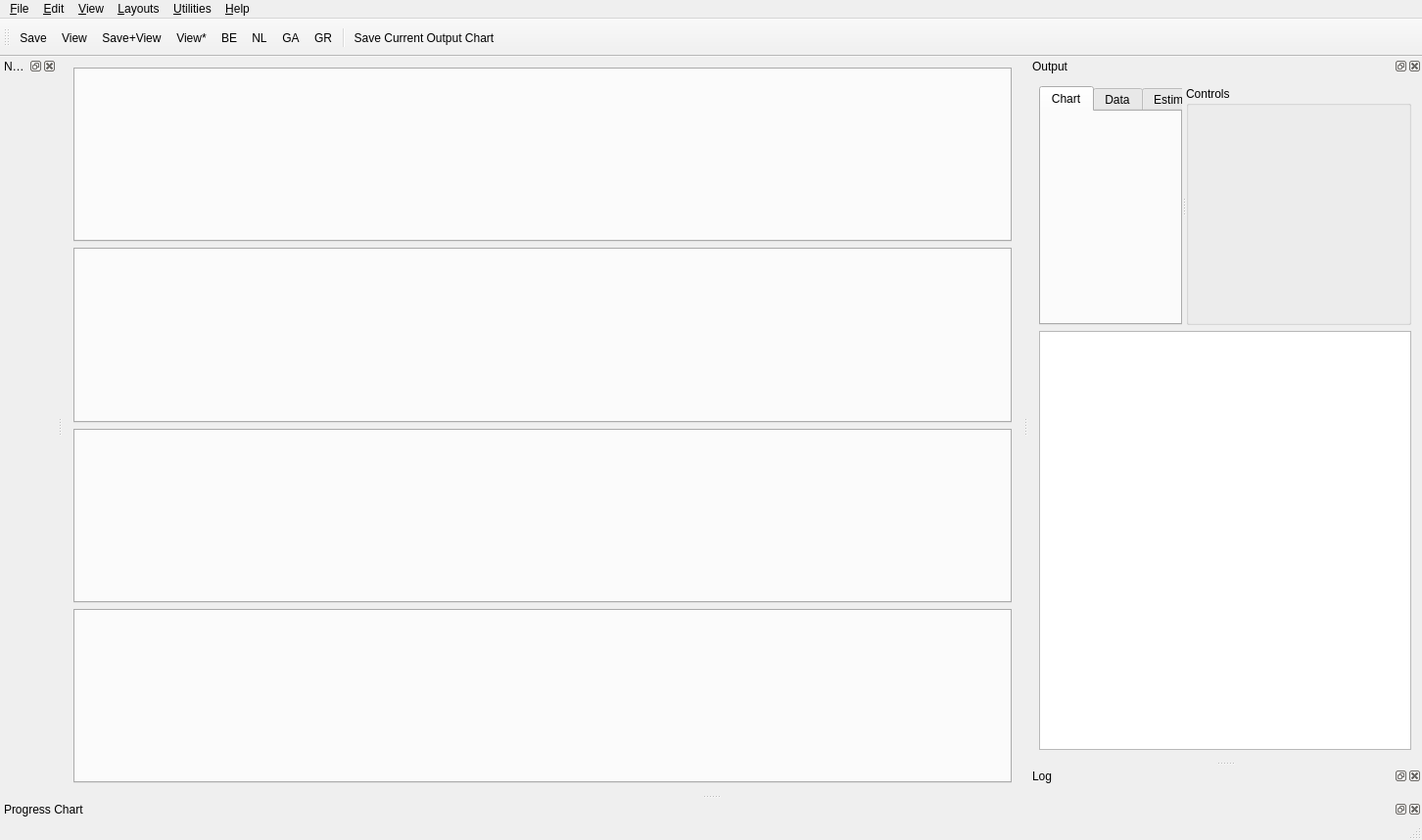
<?xml version="1.0" encoding="UTF-8"?>
<ui version="4.0">
 <class>nmfMainWindow</class>
 <widget class="QMainWindow" name="nmfMainWindow">
  <property name="geometry">
   <rect>
    <x>0</x>
    <y>0</y>
    <width>1452</width>
    <height>858</height>
   </rect>
  </property>
  <property name="windowTitle">
   <string>MSSPM (Kraken)</string>
  </property>
  <widget class="QWidget" name="centralWidget">
   <property name="sizePolicy">
    <sizepolicy hsizetype="Expanding" vsizetype="Expanding">
     <horstretch>0</horstretch>
     <verstretch>0</verstretch>
    </sizepolicy>
   </property>
   <property name="minimumSize">
    <size>
     <width>100</width>
     <height>100</height>
    </size>
   </property>
   <property name="maximumSize">
    <size>
     <width>16777215</width>
     <height>16777215</height>
    </size>
   </property>
   <layout class="QVBoxLayout" name="verticalLayout_3">
    <item>
     <widget class="QTabWidget" name="SetupInputTabWidget">
      <property name="minimumSize">
       <size>
        <width>10</width>
        <height>0</height>
       </size>
      </property>
      <property name="maximumSize">
       <size>
        <width>16777215</width>
        <height>16777215</height>
       </size>
      </property>
      <property name="focusPolicy">
       <enum>Qt::TabFocus</enum>
      </property>
      <property name="whatsThis">
       <string/>
      </property>
      <property name="currentIndex">
       <number>-1</number>
      </property>
     </widget>
    </item>
    <item>
     <widget class="QTabWidget" name="EstimationDataInputTabWidget">
      <property name="enabled">
       <bool>true</bool>
      </property>
      <property name="maximumSize">
       <size>
        <width>16777215</width>
        <height>16777215</height>
       </size>
      </property>
      <property name="toolTip">
       <string/>
      </property>
      <property name="statusTip">
       <string/>
      </property>
      <property name="currentIndex">
       <number>-1</number>
      </property>
      <property name="documentMode">
       <bool>false</bool>
      </property>
      <property name="tabsClosable">
       <bool>false</bool>
      </property>
      <property name="movable">
       <bool>true</bool>
      </property>
     </widget>
    </item>
    <item>
     <widget class="QTabWidget" name="DiagnosticsDataInputTabWidget"/>
    </item>
    <item>
     <widget class="QTabWidget" name="ForecastDataInputTabWidget"/>
    </item>
   </layout>
  </widget>
  <widget class="QMenuBar" name="menuBar">
   <property name="geometry">
    <rect>
     <x>0</x>
     <y>0</y>
     <width>1452</width>
     <height>22</height>
    </rect>
   </property>
   <widget class="QMenu" name="menuFile">
    <property name="title">
     <string>&amp;File</string>
    </property>
    <addaction name="separator"/>
    <addaction name="actionSaveSettings"/>
    <addaction name="actionSaveCurrentRun"/>
    <addaction name="separator"/>
    <addaction name="actionImportDatabase"/>
    <addaction name="actionExportDatabase"/>
    <addaction name="separator"/>
    <addaction name="actionPreferences"/>
    <addaction name="separator"/>
    <addaction name="actionQuit"/>
    <addaction name="separator"/>
   </widget>
   <widget class="QMenu" name="menuEdit">
    <property name="title">
     <string>&amp;Edit</string>
    </property>
    <addaction name="actionClear"/>
    <addaction name="actionCopy"/>
    <addaction name="actionPaste"/>
    <addaction name="actionPasteAll"/>
    <addaction name="separator"/>
    <addaction name="actionSelectAll"/>
    <addaction name="actionDeselectAll"/>
   </widget>
   <widget class="QMenu" name="menuData">
    <property name="title">
     <string>&amp;View</string>
    </property>
    <addaction name="actionShowAllSavedRuns"/>
    <addaction name="actionSaveAndShowCurrentRun"/>
    <addaction name="actionShowCurrentRun"/>
    <addaction name="actionShowTableNames"/>
   </widget>
   <widget class="QMenu" name="menuHelp">
    <property name="title">
     <string>&amp;Help</string>
    </property>
    <addaction name="actionWhatsThis"/>
    <addaction name="actionAbout"/>
   </widget>
   <widget class="QMenu" name="menuUtilities">
    <property name="title">
     <string>&amp;Utilities</string>
    </property>
    <addaction name="actionCreateTables"/>
    <addaction name="separator"/>
    <addaction name="actionGenerateLinearObservedBiomass"/>
    <addaction name="actionGenerateLogisticObservedBiomass"/>
    <addaction name="actionGenerateLogisticMultiSpeciesObservedBiomass"/>
    <addaction name="actionClearSpecificOutputData"/>
    <addaction name="actionClearOutputData"/>
    <addaction name="separator"/>
    <addaction name="actionSetEstimatedGrowthRateToTestValue"/>
    <addaction name="actionSetEstimatedCarryingCapacityToTestValue"/>
    <addaction name="actionSetEstmatedCompetitionToTestValues"/>
    <addaction name="actionClearEstimatedCompetition"/>
    <addaction name="separator"/>
    <addaction name="actionStopRun"/>
   </widget>
   <widget class="QMenu" name="menuLayouts">
    <property name="title">
     <string>&amp;Layouts</string>
    </property>
    <addaction name="actionLayoutOutput"/>
    <addaction name="separator"/>
    <addaction name="actionLayoutDefault"/>
   </widget>
   <addaction name="menuFile"/>
   <addaction name="menuEdit"/>
   <addaction name="menuData"/>
   <addaction name="menuLayouts"/>
   <addaction name="menuUtilities"/>
   <addaction name="menuHelp"/>
  </widget>
  <widget class="QToolBar" name="mainToolBar">
   <property name="windowTitle">
    <string>Main Toolbar</string>
   </property>
   <attribute name="toolBarArea">
    <enum>TopToolBarArea</enum>
   </attribute>
   <attribute name="toolBarBreak">
    <bool>false</bool>
   </attribute>
   <addaction name="actionSaveCurrentRunTB"/>
   <addaction name="actionShowCurrentRunTB"/>
   <addaction name="actionSaveViewTB"/>
   <addaction name="actionShowAllSavedRunsTB"/>
   <addaction name="actionBeesTB"/>
   <addaction name="actionNLoptTB"/>
   <addaction name="actionGeneticTB"/>
   <addaction name="actionGradientTB"/>
   <addaction name="separator"/>
   <addaction name="actionScreenShot"/>
   <addaction name="actionWhatsThisTB"/>
  </widget>
  <widget class="QStatusBar" name="statusBar"/>
  <widget class="QDockWidget" name="NavigatorDockWidget">
   <property name="windowTitle">
    <string>Navigator</string>
   </property>
   <attribute name="dockWidgetArea">
    <number>1</number>
   </attribute>
   <widget class="QWidget" name="NavigatorWidget"/>
  </widget>
  <widget class="QDockWidget" name="OutputDockWidget">
   <property name="windowTitle">
    <string>Output</string>
   </property>
   <attribute name="dockWidgetArea">
    <number>2</number>
   </attribute>
   <widget class="QWidget" name="OutputWidget">
    <layout class="QVBoxLayout" name="verticalLayout_2">
     <item>
      <layout class="QVBoxLayout" name="verticalLayout">
       <item>
        <widget class="QSplitter" name="splitter">
         <property name="orientation">
          <enum>Qt::Horizontal</enum>
         </property>
         <widget class="QTabWidget" name="MSSPMOutputTabWidget">
          <property name="minimumSize">
           <size>
            <width>10</width>
            <height>0</height>
           </size>
          </property>
          <property name="maximumSize">
           <size>
            <width>16777215</width>
            <height>16777215</height>
           </size>
          </property>
          <property name="currentIndex">
           <number>0</number>
          </property>
          <property name="usesScrollButtons">
           <bool>false</bool>
          </property>
          <widget class="QWidget" name="MSSPMOutputChartTab">
           <attribute name="title">
            <string>Chart</string>
           </attribute>
          </widget>
          <widget class="QWidget" name="MSSPMDataTab">
           <attribute name="title">
            <string>Data</string>
           </attribute>
           <layout class="QVBoxLayout" name="verticalLayout_13">
            <item>
             <widget class="QTableView" name="MSSPMOutputTV"/>
            </item>
           </layout>
          </widget>
          <widget class="QWidget" name="MSSPMOutputEstimatedParametersTab">
           <attribute name="title">
            <string>Estimated Parameters</string>
           </attribute>
          </widget>
          <widget class="QWidget" name="MSSPMOutputModelFitSummaryTab">
           <attribute name="title">
            <string>Model Fit Summary</string>
           </attribute>
          </widget>
         </widget>
         <widget class="QGroupBox" name="MSSPMOutputControlsGB">
          <property name="sizePolicy">
           <sizepolicy hsizetype="Fixed" vsizetype="Expanding">
            <horstretch>0</horstretch>
            <verstretch>0</verstretch>
           </sizepolicy>
          </property>
          <property name="minimumSize">
           <size>
            <width>230</width>
            <height>0</height>
           </size>
          </property>
          <property name="maximumSize">
           <size>
            <width>230</width>
            <height>16777215</height>
           </size>
          </property>
          <property name="title">
           <string>Controls</string>
          </property>
         </widget>
        </widget>
       </item>
       <item>
        <widget class="QTextEdit" name="SetupOutputTE">
         <property name="toolTip">
          <string>Shows the output from the Setup procedure.</string>
         </property>
         <property name="statusTip">
          <string>Shows the output from the Setup procedure.</string>
         </property>
         <property name="whatsThis">
          <string>&lt;html&gt;&lt;head/&gt;&lt;body&gt;&lt;p align=&quot;center&quot;&gt;&lt;span style=&quot; font-weight:600;&quot;&gt;Setup Output&lt;/span&gt;&lt;/p&gt;&lt;p&gt;This window shows a recap of the data entered into MSSPM during the Setup process.&lt;br/&gt;&lt;/p&gt;&lt;/body&gt;&lt;/html&gt;</string>
         </property>
         <property name="readOnly">
          <bool>true</bool>
         </property>
         <property name="html">
          <string>&lt;!DOCTYPE HTML PUBLIC &quot;-//W3C//DTD HTML 4.0//EN&quot; &quot;http://www.w3.org/TR/REC-html40/strict.dtd&quot;&gt;
&lt;html&gt;&lt;head&gt;&lt;meta name=&quot;qrichtext&quot; content=&quot;1&quot; /&gt;&lt;style type=&quot;text/css&quot;&gt;
p, li { white-space: pre-wrap; }
&lt;/style&gt;&lt;/head&gt;&lt;body style=&quot; font-family:'Noto Sans'; font-size:9pt; font-weight:400; font-style:normal;&quot;&gt;
&lt;p style=&quot;-qt-paragraph-type:empty; margin-top:0px; margin-bottom:0px; margin-left:0px; margin-right:0px; -qt-block-indent:0; text-indent:0px;&quot;&gt;&lt;br /&gt;&lt;/p&gt;&lt;/body&gt;&lt;/html&gt;</string>
         </property>
        </widget>
       </item>
      </layout>
     </item>
    </layout>
   </widget>
  </widget>
  <widget class="QDockWidget" name="LogDockWidget">
   <property name="windowTitle">
    <string>Log</string>
   </property>
   <attribute name="dockWidgetArea">
    <number>2</number>
   </attribute>
   <widget class="QWidget" name="LogWidget"/>
  </widget>
  <widget class="QDockWidget" name="ProgressDockWidget">
   <property name="windowTitle">
    <string>Progress Chart</string>
   </property>
   <attribute name="dockWidgetArea">
    <number>8</number>
   </attribute>
   <widget class="QWidget" name="ProgressWidget"/>
  </widget>
  <action name="actionConnectToDatabase">
   <property name="text">
    <string>&amp;Connect to Database</string>
   </property>
  </action>
  <action name="actionShowTableNames">
   <property name="text">
    <string>&amp;Table Names</string>
   </property>
   <property name="shortcut">
    <string>Ctrl+Shift+T</string>
   </property>
  </action>
  <action name="actionQuit">
   <property name="text">
    <string>&amp;Quit</string>
   </property>
   <property name="shortcut">
    <string>Ctrl+Q</string>
   </property>
  </action>
  <action name="actionCopy">
   <property name="text">
    <string>&amp;Copy</string>
   </property>
   <property name="toolTip">
    <string>Copy</string>
   </property>
   <property name="shortcut">
    <string>Ctrl+C</string>
   </property>
  </action>
  <action name="actionPaste">
   <property name="text">
    <string>&amp;Paste</string>
   </property>
   <property name="shortcut">
    <string>Ctrl+V</string>
   </property>
  </action>
  <action name="actionClear">
   <property name="text">
    <string>C&amp;lear</string>
   </property>
   <property name="shortcut">
    <string>Ctrl+X</string>
   </property>
  </action>
  <action name="actionPasteAll">
   <property name="text">
    <string>Paste &amp;All</string>
   </property>
   <property name="shortcut">
    <string>Ctrl+Shift+V</string>
   </property>
  </action>
  <action name="actionSelectAll">
   <property name="text">
    <string>&amp;Select All</string>
   </property>
   <property name="shortcut">
    <string>Ctrl+A</string>
   </property>
  </action>
  <action name="actionDeselectAll">
   <property name="text">
    <string>&amp;Deselect All</string>
   </property>
   <property name="shortcut">
    <string>Ctrl+Shift+A</string>
   </property>
  </action>
  <action name="actionShowCurrentRun">
   <property name="checkable">
    <bool>false</bool>
   </property>
   <property name="text">
    <string>Current Run</string>
   </property>
   <property name="toolTip">
    <string>Show chart of current run</string>
   </property>
   <property name="statusTip">
    <string>Show chart of current run</string>
   </property>
   <property name="shortcut">
    <string>Ctrl+Shift+C</string>
   </property>
  </action>
  <action name="actionClearOutputData2">
   <property name="text">
    <string>Clear Output Data</string>
   </property>
   <property name="toolTip">
    <string>Clears all estimated and derived output tables from database</string>
   </property>
   <property name="statusTip">
    <string>Clears all estimated and derived output tables from database</string>
   </property>
  </action>
  <action name="actionShowAllSavedRuns">
   <property name="text">
    <string>All Saved Runs</string>
   </property>
   <property name="toolTip">
    <string>Show charts of all data in output tables.</string>
   </property>
   <property name="statusTip">
    <string>Show charts of all data in output tables.</string>
   </property>
  </action>
  <action name="actionSaveCurrentRun">
   <property name="text">
    <string>Save Current Run</string>
   </property>
  </action>
  <action name="actionClearOutputData">
   <property name="text">
    <string>Clear All Output Data</string>
   </property>
   <property name="toolTip">
    <string>Clears all Output and Forecast tables from database</string>
   </property>
   <property name="statusTip">
    <string>Clears all Output and Forecast tables from database</string>
   </property>
  </action>
  <action name="actionSaveAndShowCurrentRun">
   <property name="text">
    <string>And Save Current Run</string>
   </property>
   <property name="toolTip">
    <string>Save and then show chart of current run</string>
   </property>
   <property name="statusTip">
    <string>Save and then show chart of current run</string>
   </property>
  </action>
  <action name="actionShowCurrentRunTB">
   <property name="text">
    <string>View</string>
   </property>
   <property name="toolTip">
    <string>View Current Run</string>
   </property>
  </action>
  <action name="actionShowAllSavedRunsTB">
   <property name="text">
    <string>View*</string>
   </property>
   <property name="toolTip">
    <string>View All Saved Runs</string>
   </property>
  </action>
  <action name="actionSaveCurrentRunTB">
   <property name="text">
    <string>Save</string>
   </property>
   <property name="toolTip">
    <string>Save Current Run</string>
   </property>
  </action>
  <action name="actionBeesTB">
   <property name="checkable">
    <bool>true</bool>
   </property>
   <property name="checked">
    <bool>false</bool>
   </property>
   <property name="text">
    <string>BE</string>
   </property>
   <property name="toolTip">
    <string>Used with View* to show only Bees Algorithm curves</string>
   </property>
  </action>
  <action name="actionGeneticTB">
   <property name="checkable">
    <bool>true</bool>
   </property>
   <property name="checked">
    <bool>false</bool>
   </property>
   <property name="text">
    <string>GA</string>
   </property>
   <property name="toolTip">
    <string>Used with View* to show only Genetic Algorithm curves</string>
   </property>
  </action>
  <action name="actionGradientTB">
   <property name="checkable">
    <bool>true</bool>
   </property>
   <property name="checked">
    <bool>false</bool>
   </property>
   <property name="text">
    <string>GR</string>
   </property>
   <property name="toolTip">
    <string>Used with View* to show only Gradient-Based Algorithm curves</string>
   </property>
  </action>
  <action name="actionGenerateLinearObservedBiomass">
   <property name="text">
    <string>Generate Linear Observed Biomass</string>
   </property>
   <property name="toolTip">
    <string>Generate Linear Observed Biomass for Testing Purposes</string>
   </property>
   <property name="visible">
    <bool>false</bool>
   </property>
  </action>
  <action name="actionGenerateLogisticObservedBiomass">
   <property name="text">
    <string>Generate Logistic Observed Biomass</string>
   </property>
   <property name="toolTip">
    <string>Generate Logistic Observed Biomass for Testing Purposes</string>
   </property>
   <property name="visible">
    <bool>false</bool>
   </property>
  </action>
  <action name="actionGenerateLogisticMultiSpeciesObservedBiomass">
   <property name="text">
    <string>Generate Logistic Multi-Species Observed Biomass</string>
   </property>
   <property name="toolTip">
    <string>Generate Logistic Multi-Species Observed Biomass for Testing Purposes</string>
   </property>
   <property name="visible">
    <bool>false</bool>
   </property>
  </action>
  <action name="actionSetEstimatedGrowthRateToTestValue">
   <property name="checkable">
    <bool>false</bool>
   </property>
   <property name="text">
    <string>Set Estimated Growth Rate to Test Value </string>
   </property>
   <property name="visible">
    <bool>false</bool>
   </property>
  </action>
  <action name="actionSetEstimatedCarryingCapacityToTestValue">
   <property name="text">
    <string>Set Estimated Carrying Capacity to Test Value</string>
   </property>
   <property name="visible">
    <bool>false</bool>
   </property>
  </action>
  <action name="actionSetEstmatedCompetitionToTestValues">
   <property name="text">
    <string>Set Estmated Competition to Test Values</string>
   </property>
   <property name="visible">
    <bool>false</bool>
   </property>
  </action>
  <action name="actionClearEstimatedCompetition">
   <property name="text">
    <string>Clear Estimated Competition</string>
   </property>
   <property name="visible">
    <bool>false</bool>
   </property>
  </action>
  <action name="actionSaveViewTB">
   <property name="text">
    <string>Save+View</string>
   </property>
   <property name="toolTip">
    <string>Save the Current Run and View the Output</string>
   </property>
  </action>
  <action name="actionStopRun">
   <property name="text">
    <string>&amp;Stop the Current Run</string>
   </property>
   <property name="shortcut">
    <string>Ctrl+Esc</string>
   </property>
  </action>
  <action name="actionCreateTables">
   <property name="text">
    <string>Create Tables</string>
   </property>
   <property name="toolTip">
    <string>Creates any database tables not yet created</string>
   </property>
   <property name="statusTip">
    <string>Creates any database tables not yet created</string>
   </property>
  </action>
  <action name="actionLayoutOutput">
   <property name="text">
    <string>&amp;Output</string>
   </property>
   <property name="shortcut">
    <string>Ctrl+1</string>
   </property>
  </action>
  <action name="actionLayoutDefault">
   <property name="text">
    <string>&amp;Default</string>
   </property>
   <property name="shortcut">
    <string>Ctrl+L</string>
   </property>
  </action>
  <action name="actionWhatsThis">
   <property name="checkable">
    <bool>false</bool>
   </property>
   <property name="checked">
    <bool>false</bool>
   </property>
   <property name="text">
    <string>&amp;What's This?</string>
   </property>
   <property name="toolTip">
    <string>What's This?</string>
   </property>
  </action>
  <action name="actionAbout">
   <property name="text">
    <string>About...</string>
   </property>
  </action>
  <action name="actionWhatsThisTB">
   <property name="icon">
    <iconset resource="resource.qrc">
     <normaloff>:/icons/whatsthis.png</normaloff>:/icons/whatsthis.png</iconset>
   </property>
   <property name="text">
    <string/>
   </property>
   <property name="toolTip">
    <string>What's This?</string>
   </property>
  </action>
  <action name="actionNLoptTB">
   <property name="checkable">
    <bool>true</bool>
   </property>
   <property name="text">
    <string>NL</string>
   </property>
   <property name="toolTip">
    <string>Used with View* to show only the NLopt curves</string>
   </property>
  </action>
  <action name="actionSaveSettings">
   <property name="text">
    <string>Save Settings</string>
   </property>
   <property name="toolTip">
    <string>Save GUI Location and Size</string>
   </property>
  </action>
  <action name="actionClearSpecificOutputData">
   <property name="text">
    <string>Clear Specific Output Data...</string>
   </property>
   <property name="toolTip">
    <string>Clears Output and Forecast tables of a specific Algorithm from database</string>
   </property>
   <property name="statusTip">
    <string>Clears Output and Forecast tables of a specific Algorithm from database</string>
   </property>
  </action>
  <action name="actionPreferences">
   <property name="text">
    <string>P&amp;references...</string>
   </property>
   <property name="toolTip">
    <string>Application Preferences</string>
   </property>
   <property name="statusTip">
    <string>Application Preferences</string>
   </property>
   <property name="shortcut">
    <string>Ctrl+P</string>
   </property>
  </action>
  <action name="actionScreenShot">
   <property name="icon">
    <iconset resource="resource.qrc">
     <normaloff>:/icons/scrgrb.png</normaloff>:/icons/scrgrb.png</iconset>
   </property>
   <property name="text">
    <string>Save Current Output Chart</string>
   </property>
   <property name="toolTip">
    <string>Save Current Output Chart</string>
   </property>
   <property name="whatsThis">
    <string>&lt;html&gt;&lt;head/&gt;&lt;body&gt;&lt;p align=&quot;center&quot;&gt;&lt;span style=&quot; font-weight:600;&quot;&gt;Snapshot&lt;/span&gt;&lt;/p&gt;&lt;p&gt;This function saves either the current Output Table or Output Chart when clicked, after prompting the user for a file name.&lt;/p&gt;&lt;/body&gt;&lt;/html&gt;</string>
   </property>
  </action>
  <action name="actionImportDatabase">
   <property name="text">
    <string>Import Database...</string>
   </property>
   <property name="toolTip">
    <string>Import MySQL Database</string>
   </property>
   <property name="statusTip">
    <string>Import MySQL Database</string>
   </property>
  </action>
  <action name="actionExportDatabase">
   <property name="text">
    <string>Export Database...</string>
   </property>
   <property name="toolTip">
    <string>Export MySQL Database</string>
   </property>
   <property name="statusTip">
    <string>Export MySQL Database</string>
   </property>
  </action>
 </widget>
 <layoutdefault spacing="6" margin="11"/>
 <resources>
  <include location="resource.qrc"/>
 </resources>
 <connections/>
</ui>
